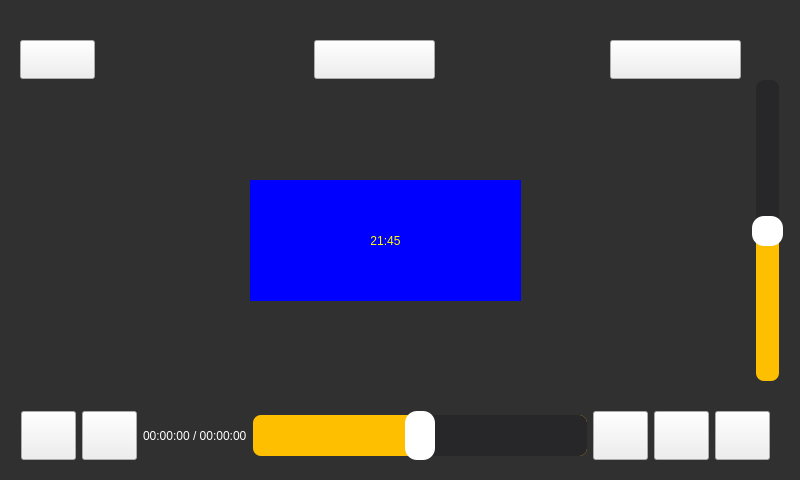
<?xml version="1.0" encoding="UTF-8"?>
<ui version="4.0">
 <class>LmsDemo</class>
 <widget class="QWidget" name="LmsDemo">
  <property name="geometry">
   <rect>
    <x>0</x>
    <y>0</y>
    <width>800</width>
    <height>480</height>
   </rect>
  </property>
  <property name="windowTitle">
   <string>LmsDemo</string>
  </property>
  <widget class="QFrame" name="frameMask">
   <property name="geometry">
    <rect>
     <x>0</x>
     <y>0</y>
     <width>800</width>
     <height>480</height>
    </rect>
   </property>
   <property name="styleSheet">
    <string notr="true">QFrame#frameMask {
	background-color: blue;
}</string>
   </property>
   <property name="frameShape">
    <enum>QFrame::NoFrame</enum>
   </property>
   <property name="frameShadow">
    <enum>QFrame::Raised</enum>
   </property>
   <widget class="QFrame" name="frameBack">
    <property name="geometry">
     <rect>
      <x>0</x>
      <y>0</y>
      <width>800</width>
      <height>480</height>
     </rect>
    </property>
    <property name="styleSheet">
     <string notr="true">QFrame#frameBack {
	background-color: rgb(48, 48, 48);
}</string>
    </property>
    <property name="frameShape">
     <enum>QFrame::NoFrame</enum>
    </property>
    <property name="frameShadow">
     <enum>QFrame::Raised</enum>
    </property>
    <widget class="QToolButton" name="toolPrevPage">
     <property name="geometry">
      <rect>
       <x>20</x>
       <y>40</y>
       <width>75</width>
       <height>39</height>
      </rect>
     </property>
     <property name="styleSheet">
      <string notr="true">QAbstractButton {
	border-image: url(:/art/geriyazi.png);
}
QAbstractButton::pressed {
	border-image: url(:/art/geriyazihover.png);
}</string>
     </property>
     <property name="text">
      <string/>
     </property>
    </widget>
    <widget class="QToolButton" name="toolMoviePage">
     <property name="geometry">
      <rect>
       <x>314</x>
       <y>40</y>
       <width>121</width>
       <height>39</height>
      </rect>
     </property>
     <property name="styleSheet">
      <string notr="true">QAbstractButton {
	
	border-image: url(:/art/filmmenuyazi.png);
}
QAbstractButton::pressed {
	
	border-image: url(:/art/filmmenuyazihover.png);
}</string>
     </property>
     <property name="text">
      <string/>
     </property>
    </widget>
    <widget class="QToolButton" name="toolMainPage">
     <property name="geometry">
      <rect>
       <x>610</x>
       <y>40</y>
       <width>131</width>
       <height>39</height>
      </rect>
     </property>
     <property name="styleSheet">
      <string notr="true">QAbstractButton {
	border-image: url(:/art/anamenuyazi.png);
}
QAbstractButton::pressed {
	
	border-image: url(:/art/anamenuyazihover.png);
}</string>
     </property>
     <property name="text">
      <string/>
     </property>
    </widget>
    <widget class="QSlider" name="sliderVolume">
     <property name="geometry">
      <rect>
       <x>752</x>
       <y>80</y>
       <width>31</width>
       <height>301</height>
      </rect>
     </property>
     <property name="styleSheet">
      <string notr="true">QSlider::groove:vertical {
     background-color: rgb(39, 39, 41);
     position: absolute; /* absolutely position 4px from the left and right of the widget. setting margins on the widget should work too... */
     left: 4px; right: 4px;
	border-radius: 8px;
 }

 QSlider::handle:vertical {
     height: 30px;
     width: 26px;
     background: white;
     margin: 0 -4px; /* expand outside the groove */
 	 border-radius: 12px;
 }

 QSlider::add-page:vertical {
	background-color: rgb(254, 191, 1);
 	border-radius: 8px;
 }

 QSlider::sub-page:vertical {
     /*border-image: url(:/art/volumebgall.png);*/
 }</string>
     </property>
     <property name="maximum">
      <number>100</number>
     </property>
     <property name="singleStep">
      <number>10</number>
     </property>
     <property name="value">
      <number>50</number>
     </property>
     <property name="orientation">
      <enum>Qt::Vertical</enum>
     </property>
    </widget>
    <widget class="QFrame" name="frame">
     <property name="geometry">
      <rect>
       <x>10</x>
       <y>400</y>
       <width>771</width>
       <height>71</height>
      </rect>
     </property>
     <property name="styleSheet">
      <string notr="true">.QFrame {
	border-image: url(:/art/playerbg.png);
}</string>
     </property>
     <property name="frameShape">
      <enum>QFrame::NoFrame</enum>
     </property>
     <property name="frameShadow">
      <enum>QFrame::Plain</enum>
     </property>
     <layout class="QHBoxLayout" name="horizontalLayout">
      <item>
       <widget class="QToolButton" name="toolPlay">
        <property name="sizePolicy">
         <sizepolicy hsizetype="Fixed" vsizetype="Expanding">
          <horstretch>0</horstretch>
          <verstretch>0</verstretch>
         </sizepolicy>
        </property>
        <property name="minimumSize">
         <size>
          <width>55</width>
          <height>0</height>
         </size>
        </property>
        <property name="styleSheet">
         <string notr="true">QAbstractButton {
	border-image: url(:/art/playbutton.png);
}
QAbstractButton::pressed {
	border-image: url(:/art/playbuttonhover.png);
}</string>
        </property>
        <property name="text">
         <string/>
        </property>
       </widget>
      </item>
      <item>
       <widget class="QToolButton" name="toolStop">
        <property name="sizePolicy">
         <sizepolicy hsizetype="Fixed" vsizetype="Expanding">
          <horstretch>0</horstretch>
          <verstretch>0</verstretch>
         </sizepolicy>
        </property>
        <property name="minimumSize">
         <size>
          <width>55</width>
          <height>0</height>
         </size>
        </property>
        <property name="styleSheet">
         <string notr="true">QAbstractButton {
	border-image: url(:/art/stopbutton.png);
}
QAbstractButton::pressed {
	border-image: url(:/art/stopbuttonhover.png);
}</string>
        </property>
        <property name="text">
         <string/>
        </property>
       </widget>
      </item>
      <item>
       <widget class="QLabel" name="labelDuration">
        <property name="styleSheet">
         <string notr="true">color: rgb(255, 255, 255);</string>
        </property>
        <property name="text">
         <string>00:00:00 / 00:00:00</string>
        </property>
       </widget>
      </item>
      <item>
       <widget class="QSlider" name="sliderPosition">
        <property name="sizePolicy">
         <sizepolicy hsizetype="Expanding" vsizetype="Expanding">
          <horstretch>0</horstretch>
          <verstretch>0</verstretch>
         </sizepolicy>
        </property>
        <property name="styleSheet">
         <string notr="true">QSlider::groove:horizontal {
	background-color: rgb(254, 191, 1);
     position: absolute; /* absolutely position 4px from the left and right of the widget. setting margins on the widget should work too... */
     top: 4px; bottom: 4px;
	border-radius: 8px;
 }

 QSlider::handle:horizontal {
     width: 30px;
     height: 30px;
     background: white;
     margin: -4px 0px; /* expand outside the groove */
 	 border-radius: 12px;
 }

 QSlider::add-page:horizontal {
     background-color: rgb(39, 39, 41);
 	border-radius: 8px;
 }

 QSlider::sub-page:horizontal {
     /*border-image: url(:/art/volumebgall.png);*/
 }</string>
        </property>
        <property name="maximum">
         <number>100</number>
        </property>
        <property name="value">
         <number>50</number>
        </property>
        <property name="tracking">
         <bool>true</bool>
        </property>
        <property name="orientation">
         <enum>Qt::Horizontal</enum>
        </property>
       </widget>
      </item>
      <item>
       <widget class="QToolButton" name="toolBackward">
        <property name="sizePolicy">
         <sizepolicy hsizetype="Fixed" vsizetype="Expanding">
          <horstretch>0</horstretch>
          <verstretch>0</verstretch>
         </sizepolicy>
        </property>
        <property name="minimumSize">
         <size>
          <width>55</width>
          <height>0</height>
         </size>
        </property>
        <property name="styleSheet">
         <string notr="true">QAbstractButton {
	border-image: url(:/art/backwardbutton.png);
}
QAbstractButton::pressed {
	border-image: url(:/art/backwardbuttonhover.png);
}</string>
        </property>
        <property name="text">
         <string/>
        </property>
       </widget>
      </item>
      <item>
       <widget class="QToolButton" name="toolForward">
        <property name="sizePolicy">
         <sizepolicy hsizetype="Fixed" vsizetype="Expanding">
          <horstretch>0</horstretch>
          <verstretch>0</verstretch>
         </sizepolicy>
        </property>
        <property name="minimumSize">
         <size>
          <width>55</width>
          <height>0</height>
         </size>
        </property>
        <property name="styleSheet">
         <string notr="true">QAbstractButton {
	border-image: url(:/art/forwardbutton.png);
}
QAbstractButton::pressed {
	border-image: url(:/art/forwardbuttonhover.png);
}</string>
        </property>
        <property name="text">
         <string/>
        </property>
       </widget>
      </item>
      <item>
       <widget class="QToolButton" name="toolMute">
        <property name="sizePolicy">
         <sizepolicy hsizetype="Fixed" vsizetype="Expanding">
          <horstretch>0</horstretch>
          <verstretch>0</verstretch>
         </sizepolicy>
        </property>
        <property name="minimumSize">
         <size>
          <width>55</width>
          <height>0</height>
         </size>
        </property>
        <property name="styleSheet">
         <string notr="true">QAbstractButton {
	border-image: url(:/art/mutebutton.png);
}
QAbstractButton::checked {
	border-image: url(:/art/volumebutton.png);
}</string>
        </property>
        <property name="text">
         <string/>
        </property>
        <property name="checkable">
         <bool>true</bool>
        </property>
        <property name="checked">
         <bool>false</bool>
        </property>
       </widget>
      </item>
     </layout>
    </widget>
    <widget class="QFrame" name="frameVideo">
     <property name="geometry">
      <rect>
       <x>10</x>
       <y>90</y>
       <width>721</width>
       <height>301</height>
      </rect>
     </property>
     <property name="frameShape">
      <enum>QFrame::NoFrame</enum>
     </property>
     <property name="frameShadow">
      <enum>QFrame::Raised</enum>
     </property>
     <widget class="QLabel" name="labelVirtPos">
      <property name="geometry">
       <rect>
        <x>240</x>
        <y>90</y>
        <width>271</width>
        <height>121</height>
       </rect>
      </property>
      <property name="styleSheet">
       <string notr="true">background-color: blue;
color: yellow;
font: 62pt &quot;Sans Serif&quot;;</string>
      </property>
      <property name="text">
       <string>21:45</string>
      </property>
      <property name="alignment">
       <set>Qt::AlignCenter</set>
      </property>
     </widget>
    </widget>
   </widget>
  </widget>
 </widget>
 <layoutdefault spacing="6" margin="11"/>
 <resources/>
 <connections/>
</ui>
